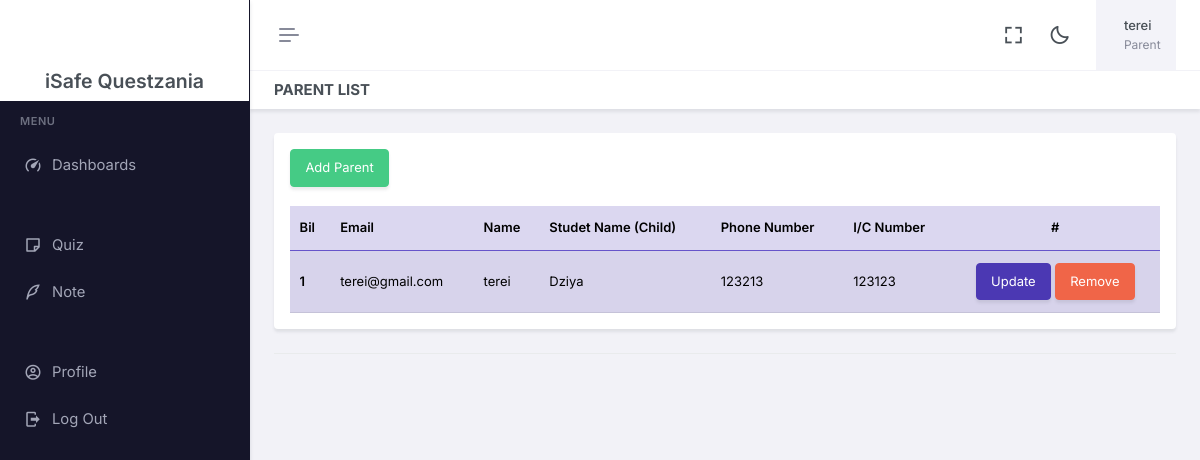
Screenshot of /Parent/senaraiParent.php (signed in) with the database file from the repository.
### tables this page shows
CREATE TABLE `profile` (
  `id` int(25) NOT NULL,
  `user_id` int(25) NOT NULL,
  `nama` varchar(250) NOT NULL,
  `noFon` varchar(250) DEFAULT NULL,
  `noKp` varchar(250) DEFAULT NULL,
  `kelas_id` text DEFAULT NULL,
  `student_id` text DEFAULT NULL
);

CREATE TABLE `user` (
  `id` int(250) NOT NULL,
  `email` varchar(250) NOT NULL,
  `password` varchar(250) NOT NULL,
  `role` varchar(250) NOT NULL
);

### Parent/Component/sess.php (called while the page is built, shortened)
<?php
include('../dbConnect.php');
$uid = $_SESSION['uid'];
$sql = "SELECT * FROM profile WHERE user_id='$uid'";
$result = mysqli_query($conn, $sql);
$row = mysqli_fetch_array($result, MYSQLI_ASSOC);
$nama = $row['nama'];
$student_id = $row['student_id'];
$role=$_SESSION['role'];
$sql2 = "SELECT * FROM profile WHERE user_id='$student_id'";
$result2 = mysqli_query($conn, $sql2);
$row2 = mysqli_fetch_array($result2, MYSQLI_ASSOC);
$kelas_id = $row2['kelas_id'];
?>

### Parent/senaraiParent.php (the view, shortened to what this page needs)
<!doctype html>
<html lang="en" data-layout="vertical" data-topbar="light" data-sidebar="dark" data-sidebar-size="lg" data-sidebar-image="none" data-preloader="disable">
<?php include 'Component/head.php' ?>
<body>
    <div id="layout-wrapper">
        <header id="page-topbar">
            <div class="layout-width">
                <?php include './Component/header.php' ?>
            </div>
        </header>
        <?php include './Component/asside.php' ?>
        <div class="main-content">
            <div class="page-content">
                <div class="container-fluid">
                    <div class="row">
                        <div class="col-12">
                            <div class="page-title-box d-sm-flex align-items-center justify-content-between">
                                <h4 class="mb-sm-0">Parent List</h4>
                            </div>
                        </div>
                    </div>
                    <div class="card-header">
                        <div class="card">
                            <div class="card-body">
                                <button type="button" class="btn btn-success btn-animation waves-effect waves-light" data-text="Add Parent" data-bs-toggle="modal" data-bs-target="#myModal"><span>Add Parent</span></button>
                                <br>
                                <br>
                                <table class="table table-primary table-striped align-middle table-nowrap mb-0">
                                    <thead>
                                        <tr>
                                            <th scope="col">Bil</th>
                                            <th scope="col">Email</th>
                                            <th scope="col">Name</th>
                                            <th scope="col">Studet Name (Child)</th>
                                            <th scope="col">Phone Number</th>
                                            <th scope="col">I/C Number</th>
                                            <th scope="col" class="text-center">#</th>
                                        </tr>
                                    </thead>
                                    <tbody>
                                        <?php
                                        include('../dbConnect.php');
                                        $query = "SELECT user.id userId, user.password, user.email, profile.noKp,
                                        profile.nama, profile.noFon,p.user_id as studentId, p.nama namaStudent
                                        FROM user
                                        JOIN profile ON user.id=profile.user_id
                                        JOIN profile p on p.user_id=profile.student_id AND p.kelas_id='$kelas_id'
                                        WHERE user.role='Parent'";
                                        $result = $conn->query($query);
                                        $modal = 1;
                                        if ($result->num_rows > 0) {
                                            while ($row = $result->fetch_assoc()) {
                                                $nama = $row['nama'];
                                                $noKp = $row['noKp'];
                                                $noFon = $row['noFon'];
                                                $email = $row['email'];
                                                $userId = $row['userId'];
                                                $namaStudent = $row['namaStudent'];
                                                echo "
                                                    <tr>
                                                    <th scope='row'>$modal</th>
                                                    <td>$email</td>
                                                    <td>$nama</td>
                                                    <td>$namaStudent</td>
                                                    <td>$noFon</td>
                                                    <td>$noKp</td>
                                                    <td >
                                                        <center>
                                                            <button type='button' class='btn btn-primary btn-animation waves-effect waves-light data-text='Update' data-bs-toggle='modal' data-bs-target='#view2$modal'>
                                                                Update
                                                            </button>
                                                            <a href='./Api/removeStudent.php?userId=$userId' class='btn btn-danger btn-animation waves-effect waves-light data-text='Buang'>
                                                                Remove
                                                            </a>
                                                        </center>
                                                    </td>
                                                </tr>
                                                    ";
                                                $modal++;
                                            }
                                        } else {
                                            echo "
                                                <tr>
                                                <td colspan='9' align='center'>No Parent Add</td>
                                                </tr>";
                                        }
                                        ?>
                                    </tbody>
                                </table>
                            </div>
                        </div>
                    </div>
                </div>
            </div>
        </div>
    </div>
</body>
</html>

### Parent/Component/header.php (shortened to what this page needs)
<?php
    include './Component/sess.php'
?>
<div class="navbar-header">
    <div class="d-flex">
        <button type="button" class="btn btn-sm px-3 fs-16 header-item vertical-menu-btn topnav-hamburger shadow-none" id="topnav-hamburger-icon">
            <span class="hamburger-icon">
                <span></span>
                <span></span>
                <span></span>
            </span>
        </button>
    </div>
    <div class="d-flex align-items-center">
        <div class="ms-1 header-item d-none d-sm-flex">
            <button type="button" class="btn btn-icon btn-topbar btn-ghost-secondary rounded-circle shadow-none" data-toggle="fullscreen">
                <i class='bx bx-fullscreen fs-22'></i>
            </button>
        </div>
        <div class="ms-1 header-item d-none d-sm-flex">
            <button type="button" class="btn btn-icon btn-topbar btn-ghost-secondary rounded-circle light-dark-mode shadow-none">
                <i class='bx bx-moon fs-22'></i>
            </button>
        </div>
        <div class="dropdown ms-sm-3 header-item topbar-user">
            <button type="button" class="btn shadow-none" id="page-header-user-dropdown" data-bs-toggle="dropdown" aria-haspopup="true" aria-expanded="false">
                <span class="d-flex align-items-center">
                    <span class="text-start ms-xl-2">
                        <span class="d-none d-xl-inline-block ms-1 fw-medium user-name-text"><?php echo $nama;?></span>
                        <span class="d-none d-xl-block ms-1 fs-12 text-muted user-name-sub-text"><?php echo $role;?></span>
                    </span>
                </span>
            </button>
        </div>
    </div>
</div>

### rows the page displays
profile: nama "terei"
user: email "terei@gmail.com", profile.nama "terei", profile.nama "Dziya", profile.noFon "123213", profile.noKp "123123"

### other values shown
$role "Parent"
